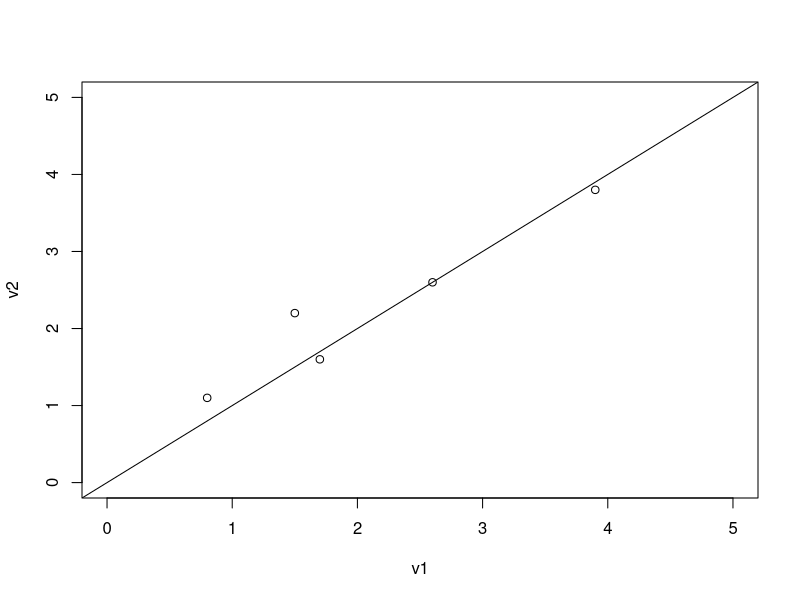
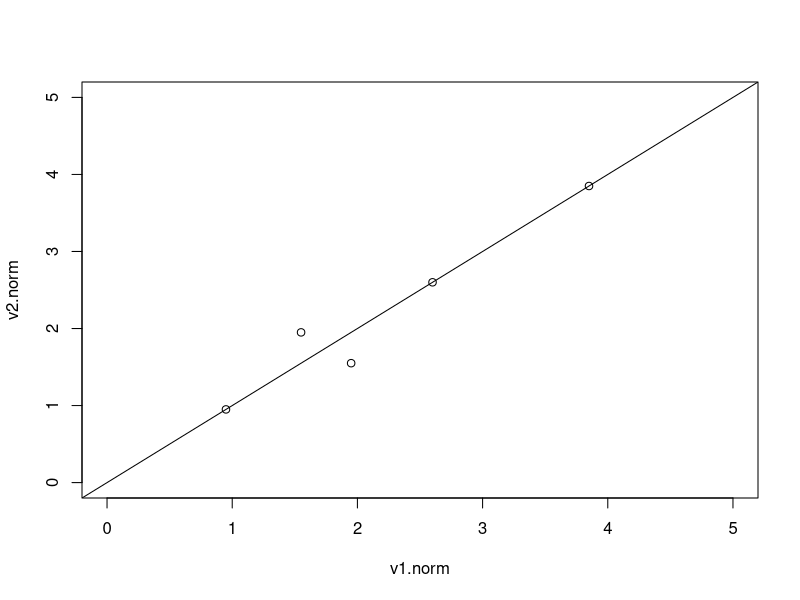

Write the R code that produced these figures, in order.

# Sample data of point 1.
v1 = c(0.8, 1.5, 1.7, 2.6, 3.9)
v2 = c(1.1, 2.2, 1.6, 2.6, 3.8)
plot(v1,v2, xlim=c(0,5), ylim=c(0,5))
abline(0,1)


# 3. Calculate the median of a vector

my.median <- function(v){
    v = sort(v)
    L = length(v)
    half = round(L/2)
    if (L %% 2 == 0){   # even length
        return( 0.5*(v[half]+v[half+1]) )
    } else {            # odd length
        return( v[half+1] )
    }
}


# 4. Normalize two vectors by quantiles

quantile.norm.2vec <- function(a,b){
    a.order = order(a)
    b.order = order(b)
    a.sorted = sort(a)
    b.sorted = sort(b)
    avg = 0.5 * (a.sorted + b.sorted)
    a.new = avg[a.order]
    b.new = avg[b.order]
    return(list(a.new,b.new))
}

# Test on sample data from point 1.
result = quantile.norm.2vec(v1,v2)
v1.norm = result[[1]]
v2.norm = result[[2]]
plot(v1.norm, v2.norm, xlim=c(0,5), ylim=c(0,5))
abline(0,1)


# 5. Check with longer random vectors

v1 = runif(2000)
v2 = runif(2000)
result = quantile.norm.2vec(v1,v2)
v1.norm = result[[1]]
v2.norm = result[[2]]
print(my.median(v1.norm) == my.median(v2.norm))


